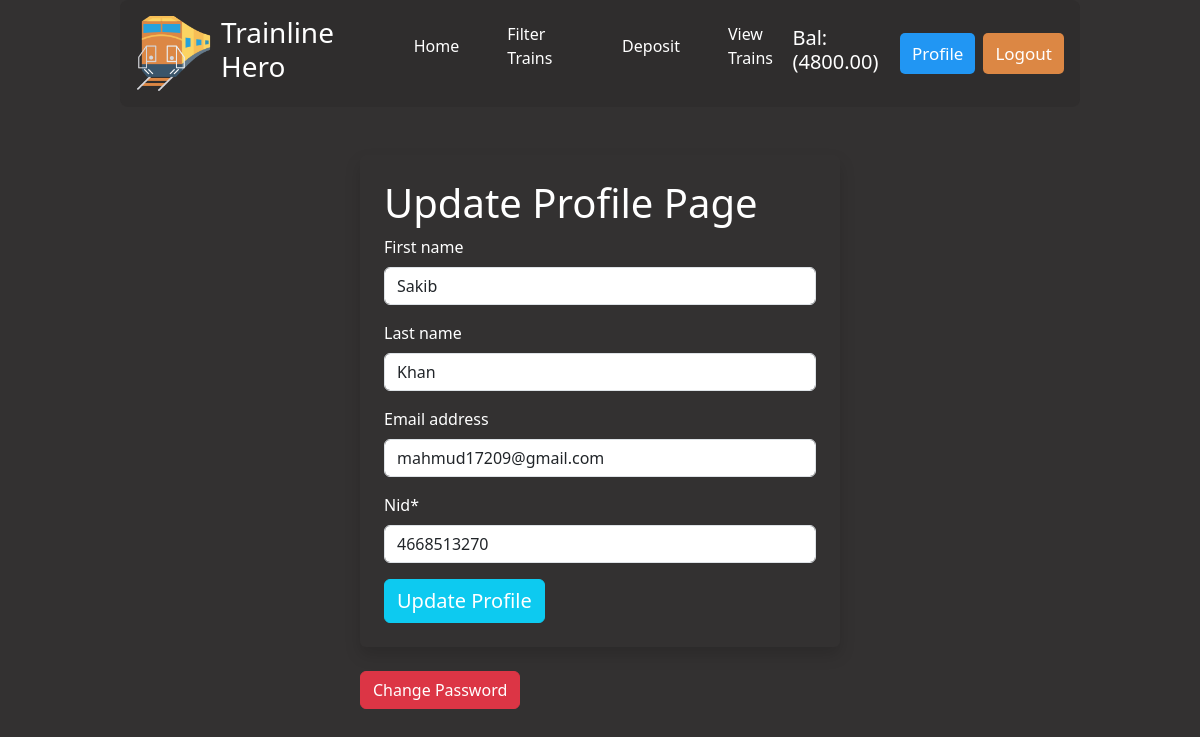
Page /account/update_profile/2/ (signed in) on the committed database.
### account/models.py (models this page shows)
class User(AbstractUser):
    nid = models.CharField(max_length=13, unique=True)
    balance = models.DecimalField(decimal_places=2, max_digits=12, default=0)

### account/views.py (the view, shortened to what this page needs)
# urls.py: path('update_profile/<int:id>/', views.ProfileView.as_view(), name='profile'),
@method_decorator(login_required, name='dispatch')
class ProfileView(UpdateView):
    model = User
    form_class = UpdateProfileForm
    success_url = reverse_lazy('home')
    template_name = 'form.html'
    pk_url_kwarg='id'
    def get_context_data(self, **kwargs) -> dict[str]:
        context = super().get_context_data(**kwargs)
        context["type"] = 'Update Profile'
        return context

### account/forms.py
class UpdateProfileForm(UserChangeForm):
    password = None
    class Meta:
        model = User
        fields= ['first_name', 'last_name', 'email', 'nid']

### account/templates/form.html (shortened to what this page needs)
{% extends "base.html" %}
{% block content %}
{% load crispy_forms_tags %}
{% load static %}
    <form method="POST" style="width:50%; margin:auto;" class="mt-5 shadow p-4 rounded">
        <h1>{{type}} Page</h1>
        {{form | crispy}}
        <input class="btn btn-info fs-5 text-white" type="submit" value="{{type}}">
    </form>
    <div class="mt-4" style="width:50%; margin:auto;">
        {% if type == 'Update Profile' %}
    <a class="btn btn-danger" href=" {% url "pass_change" %} ">Change Password</a>
    {% endif %}
    </div>
{% endblock content %}

### core/templates/base.html (shortened to what this page needs)
{% load static %}
<!DOCTYPE html>
<html lang="en">
<head>
    <link rel="stylesheet" href=" {% static "css/style.css" %} ">
    <link href="https://cdn.jsdelivr.net/npm/bootstrap@5.3.3/dist/css/bootstrap.min.css" rel="stylesheet">
</head>
<body>
    <nav class="d-flex align-items-center justify-content-around p-3 nav_container">
        <div class="logo_section">
            <img src=" {% static "images/rail.png" %} " alt="#">
            <h3 class="text-white">Trainline Hero</h3>
        </div>
        <div class="menu_item_section">
            <ul class="d-flex align-items-center gap-5">
                <li><a href=" {% url "home" %} ">Home</a></li>
                <li><a href=" {% url "filter_train" %} ">Filter Trains</a></li>
                <li><a href=" {% url "deposit" %} ">Deposit</a></li>
                <li><a href=" {% url "all_trains" %} ">View Trains</a></li>
            </ul>
        </div>
        <div class="user_section d-flex align-items-center gap-2">
            {% if user.is_authenticated %}
                <h5>Bal: ({{user.balance}})</h5>
            <a class="signup" href=" {% url "profile" user.id %} ">Profile</a>
            <a class="login" href=" {% url "logout" %} ">Logout</a>
            {% else %}
            <a class="signup" href=" {% url "signup" %} ">Sign Up</a>
            <a class="login" href=" {% url "login" %} ">Login</a>
            {% endif %}
        </div>
    </nav>
    {% block content %}
    {% endblock content %}
</body>
</html>

### core/static/css/style.css (style rules this page uses)
body { width: 80vw; margin: 0 auto !important; background-color: #333131 !important; color: white !important; }
.nav_container { background-color: rgb(47 45 45); border-radius: 8px; }
.logo_section { display: flex; align-items: center; gap: 10px; }
.logo_section img { height: 75px; }
li { list-style: none; }
.menu_item_section a { color: white; }
a { text-decoration: none !important; }
.user_section a { padding: 8px 12px; color: white; border-radius: 5px; font-size: 17px; }
.signup { background-color: #2196F3; }
.login { background-color: #dc8744; }

### rows in the picture
User: balance "4800.00", first_name "Sakib", last_name "Khan", email "mahmud17209@gmail.com", nid "4668513270"

### other values in the picture
{{ type }} "Update Profile"
